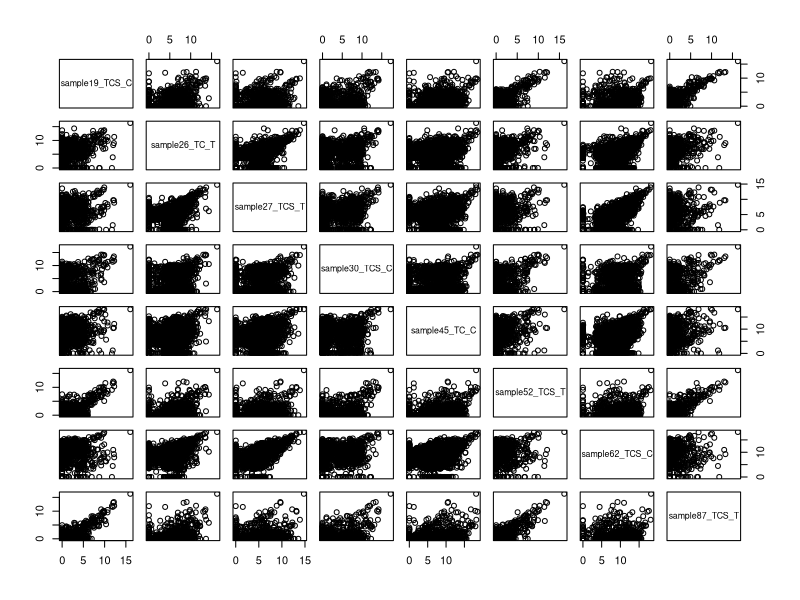
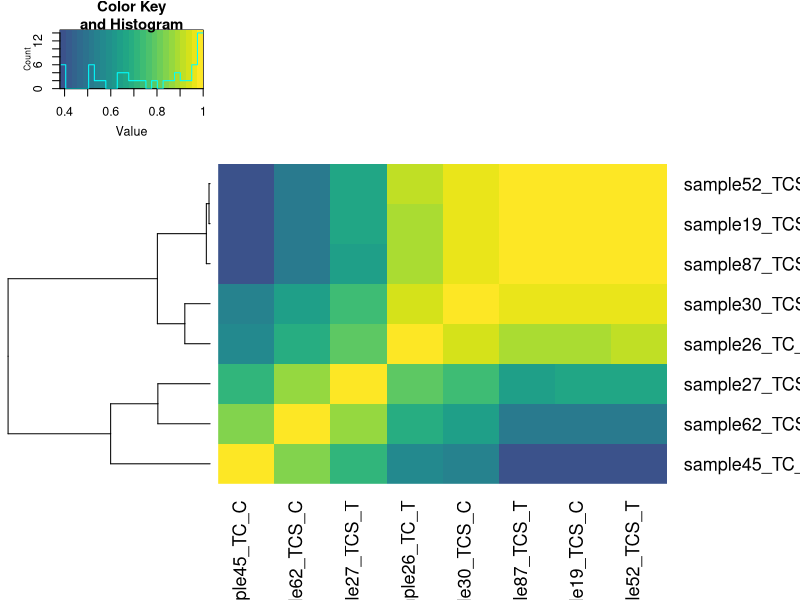
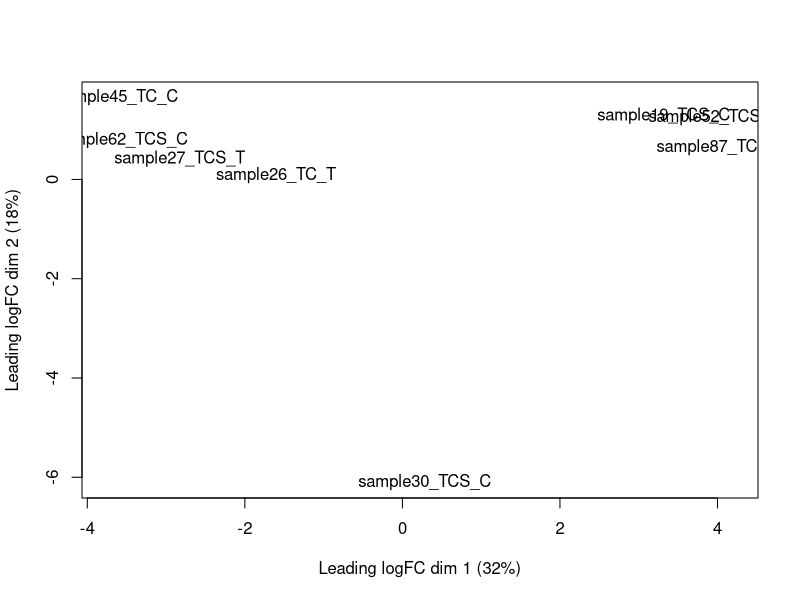
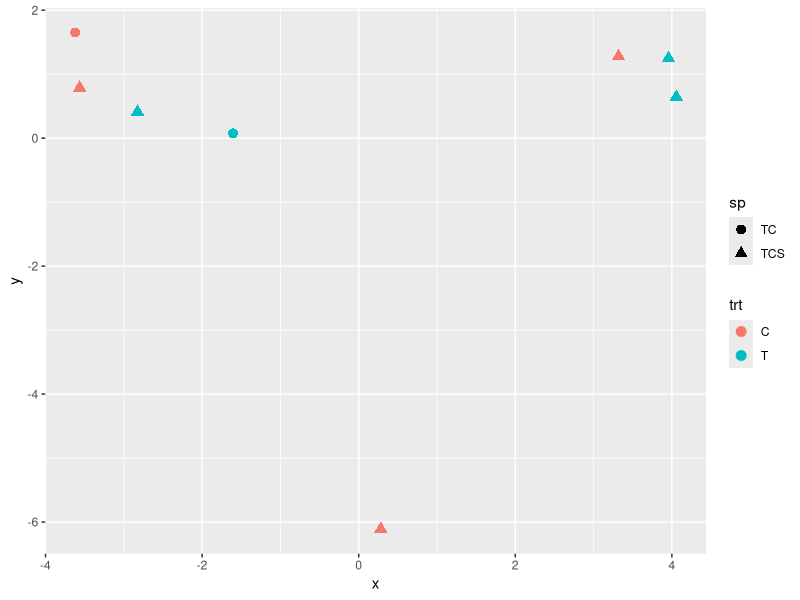
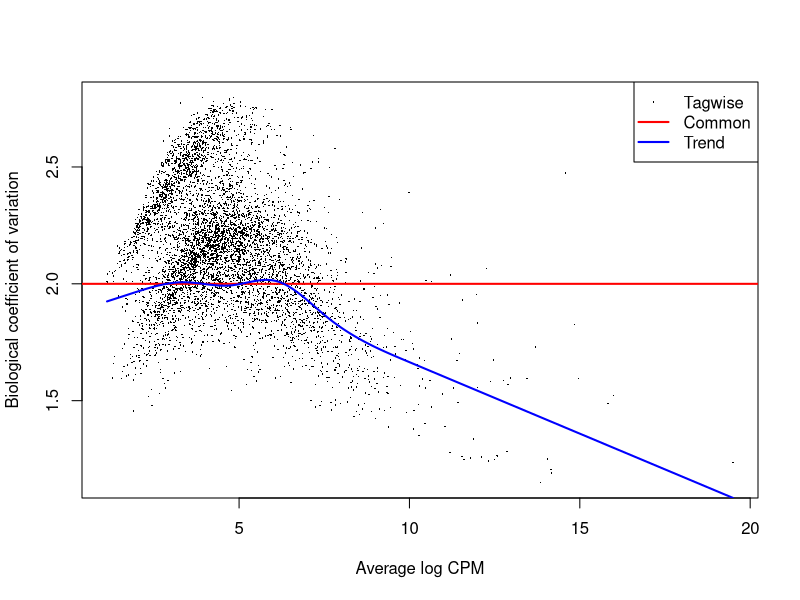

Write the R code that produced these figures, in order. (Note: this script raises an error after producing the figures.)
## ---- chunk 1
knitr::opts_chunk$set(echo = TRUE)
## ---- chunk 2
library(readr)
fungal.counts <- read_tsv("TC_counts.tsv") #assign fungal counts data to an object
fungal.counts
## ---- chunk 3
#retain only the reads that were over 10 count in at least three samples
fungal.counts <- fungal.counts[rowSums(fungal.counts[,-1] > 10) >= 3,]

fungal.counts
## ---- chunk 4
fungal.counts.noid <- fungal.counts[, -which(names(fungal.counts) == "target_id")]
#remove target_id column

fungal.counts.noid
## ---- chunk 5
transformed.counts <- log2(fungal.counts.noid + 1) 
#log transform counts
## ---- chunk 6
cor.table <- cor(fungal.counts.noid)
pairs(transformed.counts)
## ---- chunk 7
#rownames(cor.table) <- str_remove(rownames(cor.table), "_INTERNODE.*") #shorter names for better plotting
#colnames(cor.table) <- str_remove(colnames(cor.table), "_INTERNODE.*")

library(tidyverse)

cor.table %>% gplots::heatmap.2(dendrogram="row", trace = "none", col=viridis::viridis(25, begin=.25), margins=c(7,8))
## ---- chunk 8
#make tibble with descriptions from counts data table
sample.description <- tibble(sample=colnames(fungal.counts.noid))

sample.description
## ---- chunk 9
library(dplyr)
library(stringr)

sample.description <- sample.description %>%
  mutate(
    sp = case_when(
      str_detect(sample, "TCS") ~ "TCS",
      str_detect(sample, "TC") ~ "TC",
      TRUE ~ NA_character_
    ),
    trt = case_when(
      str_detect(sample, "_C") ~ "C",
      str_detect(sample, "_T") ~ "T",
      TRUE ~ NA_character_
    ),
    group = str_c(sp, trt, sep = "_")
  )

sample.description
## ---- chunk 10
sample.description <- sample.description %>%
  mutate(sp=factor(sp), 
         trt=factor(trt,levels = c("C","T"))) # setting the levels in this way makes "C" the reference  

sample.description
## ---- chunk 11
#this part seems off
library(edgeR)
counts.matrix <- fungal.counts %>% select(-target_id) %>% as.matrix()
rownames(counts.matrix) <- fungal.counts$target_id

dge.data <- DGEList(counts=counts.matrix, 
                    group=sample.description$group)
dim(dge.data) 
dge.data <- calcNormFactors(dge.data, method = "TMM")
dge.data$samples # look at the normalization factors
## ---- chunk 12
plotMDS(dge.data)
## ---- chunk 13
mdsvals <- plotMDS(dge.data, plot = FALSE) # get the MDS values for plotting

tibble(x=mdsvals$x, y=mdsvals$y, sample=rownames(dge.data$samples)) %>%
  inner_join(sample.description) %>%
  ggplot(aes(x=x, y=y, color=trt, shape=sp)) +
  geom_point(size=3) 
## ---- chunk 14
fungal.counts.normal <- cpm(dge.data) 

# or log2 transformed:
fungal.counts.normal.log <- cpm(dge.data,log = TRUE)
## ---- chunk 15
#sample.description is the original descriptive dataset (describes our samples but doesn't have counts data)
design <- model.matrix(~sp+trt,data = sample.description)
rownames(design) <- sample.description$sample
design
## ---- chunk 16
#First the overall dispersion
dge.data <- estimateGLMCommonDisp(dge.data,design,verbose = TRUE)

#Then a trended dispersion based on count level
dge.data <- estimateGLMTrendedDisp(dge.data,design)

#And lastly we calculate the gene-wise dispersion, using the prior estimates to "squeeze" the dispersion towards the common dispersion.
dge.data <- estimateGLMTagwiseDisp(dge.data,design)

#We can examine this with a plot
plotBCV(dge.data)
## ---- chunk 17
#this is the full model with all coefficients
#dge.data is the normalized count data
fit <- glmFit(dge.data, design)
## ---- chunk 18
#this model looks at genes differentially expressed between two treatments
trt.lrt <- glmLRT(fit,coef = "trtT")
## ---- chunk 19
#this model between two species
sp.lrt <- glmLRT(fit,coef = "spTCS")
## ---- chunk 20
topTags(trt.lrt) # the top 10 most differentially expressed genes between the two treatments (using the above model)
## ---- chunk 21
topTags(sp.lrt) # the top 10 most differentially expressed genes between the two species (using the above model)
## ---- chunk 22
summary(decideTestsDGE(trt.lrt,p.value=0.01)) #This uses the FDR.  0.05 would be OK also.
## ---- chunk 23
summary(decideTestsDGE(sp.lrt,p.value=0.01)) #This uses the FDR.  0.05 would be OK also.
## ---- chunk 24
#Extract genes with a FDR < 0.01 (could also use 0.05)
DEgene.trt <- topTags(trt.lrt,n = Inf,p.value = 0.01)$table

#save to a file
write.csv(DEgene.trt,"DEgenes.trt.csv")

#Or if we want all genes, regardless of FDR:
DEgene.trt.all <- topTags(trt.lrt,n = Inf, p.value = 1)$table
#save to a file
write.csv(DEgene.trt.all,"DEgenes.trt.all.csv")
## ---- chunk 25
plotDE <- function(genes, dge, sample.description) {
  require(ggplot2)
  tmp.data <- t(log2(cpm(dge[genes,])+1))
  tmp.data <- tmp.data %>%
    as.data.frame() %>%
    rownames_to_column("sample") %>%
    left_join(sample.description,by="sample")
  tmp.data <- tmp.data %>%
    pivot_longer(cols=starts_with("Bra"), values_to = "log2_cpm", names_to = "gene")
  pl <- ggplot(tmp.data,aes(x=gt,y=log2_cpm,fill=trt))
  pl <- pl + facet_wrap( ~ gene)
  pl <- pl + ylab("log2(cpm)") + xlab("genotype")
  pl <- pl + geom_boxplot()
  pl + theme(axis.text.x  = element_text(angle=45, vjust=1,hjust=1))
}
## ---- chunk 26
#change according to our genes of interest etc
# A single gene
plotDE("Bra009785",dge.data,sample.description)

#top 9 genes
plotDE(rownames(DEgene.gt)[1:9],dge.data,sample.description)
## ---- chunk 27
design.interaction <- model.matrix(~sp*trt,data = sample.description)
rownames(design.interaction) <- sample.description$sample
design.interaction
## ---- chunk 28
#First the overall dispersion
dge.data.interaction <- estimateGLMCommonDisp(dge.data,design.interaction,verbose = TRUE)

#Then a trended dispersion based on count level
dge.data.interaction <- estimateGLMTrendedDisp(dge.data,design.interaction)

#And lastly we calculate the gene-wise dispersion, using the prior estimates to "squeeze" the dispersion towards the common dispersion.
dge.data.interaction <- estimateGLMTagwiseDisp(dge.data,design.interaction)

#We can examine this with a plot
plotBCV(dge.data)
## ---- chunk 29
fit.interaction <- glmFit(dge.data.interaction, design.interaction)
## ---- chunk 30
#change coefficients as necessary
trt.lrt.interaction <- glmLRT(fit.interaction,coef = "spTCS:trtT")
## ---- chunk 31
topTags(trt.lrt.interaction) # the top 10 most differentially expressed genes
## ---- chunk 32
summary(decideTestsDGE(trt.lrt.interaction,p.value=0.01)) #This uses the FDR.  0.05 would be OK also.
## ---- chunk 33
#Extract genes with a FDR < 0.01 (could also use 0.05)
DEgene.trt.interaction <- topTags(trt.lrt.interaction,n = Inf,p.value = 0.01)$table

#save to a file
write.csv(DEgene.trt.interaction,"../output/DEgenes.trt.interaction.csv")

#Or if we want all genes, regardless of FDR:
DEgene.trt.all.interaction <- topTags(trt.lrt.interaction,n = Inf, p.value = 1)$table
#save to a file
write.csv(DEgene.trt.all.interaction,"../output/DEgenes.trt.all.interaction.csv")
## ---- chunk 34
plotDE <- function(genes, dge, sample.description) {
  require(ggplot2)
  tmp.data <- t(log2(cpm(dge[genes,])+1))
  tmp.data <- tmp.data %>%
    as.data.frame() %>%
    rownames_to_column("sample") %>%
    left_join(sample.description,by="sample")
  tmp.data <- tmp.data %>%
    pivot_longer(cols=starts_with("Bra"), values_to = "log2_cpm", names_to = "gene")
  pl <- ggplot(tmp.data,aes(x=gt,y=log2_cpm,fill=trt))
  pl <- pl + facet_wrap( ~ gene)
  pl <- pl + ylab("log2(cpm)") + xlab("genotype")
  pl <- pl + geom_boxplot()
  pl + theme(axis.text.x  = element_text(angle=45, vjust=1,hjust=1))
}
## ---- chunk 35
# A single gene
plotDE("Bra009785",dge.data.interaction,fungal.counts.new)

#top 9 genes
plotDE(rownames(DEgene.gt.interaction)[1:9],dge.data.interaction,fungal.counts.new)
